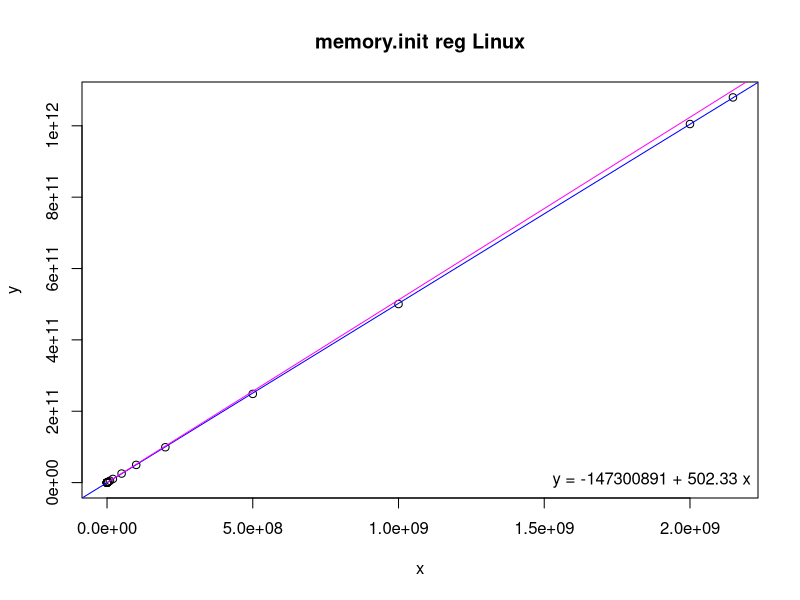
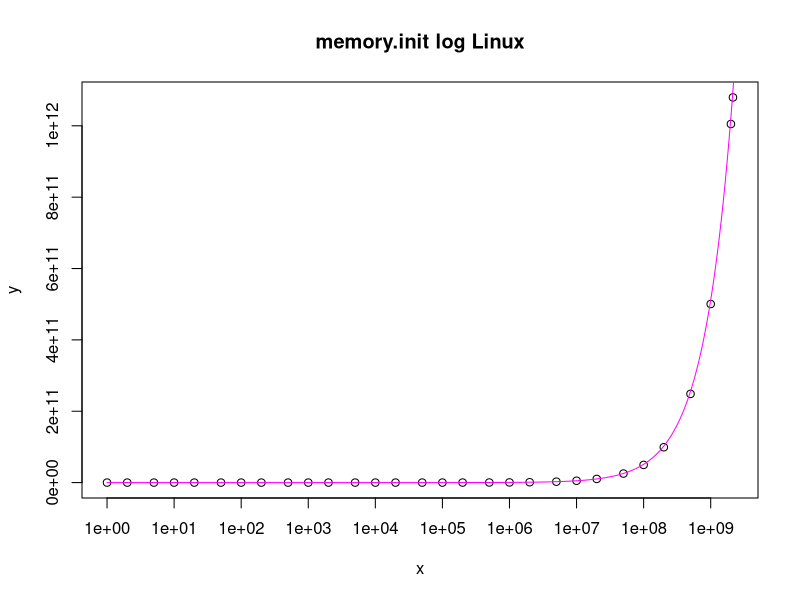

These figures' R source, in order:
# Input data
x <- c(1,2,5,10,20,50,100,200,500,1000,2000,5000,10000,20000,50000,100000,200000,500000,1000000,2000000,5000000,10000000,20000000,50000000,100000000,200000000,500000000,1000000000,2000000000,2147483647)
y <- c(3026500,3019500,3014700,3014200,3015700,3019000,3026600,3032700,3060200,3087500,3118700,5106600,7873400,11859000,28619000,54056000,104550000,256170000,512100000,1034900000,2597900000,5172300000,10261000000,25331000000,49592000000,99102000000,248620000000,500490000000,1005000000000,1079600000000)

# Linear regression
model <- lm(y ~ x)
coefs <- coef(model)

# Print regression coefficients
print(coefs)

# Estimating function
fe <- function(x) {
  3100000 + (((x + 64 - 1) / 64) * 32768)
}

# Estimated values
xe <- seq(1, 40000000000, by = 10000)
ye <- fe(xe)

png("memory-init-reg.png")
plot(x, y, main = "memory.init reg Linux")
abline(model, col = "blue")
lines(xe, ye, col = "magenta")
legend("bottomright", legend = sprintf("y = %.0f + %.2f x", coefs[1], coefs[2]), bty = "n")

png("memory-init-log.png")
plot(x, y, log = "x", main = "memory.init log Linux")
lines(xe, ye, col = "magenta")
